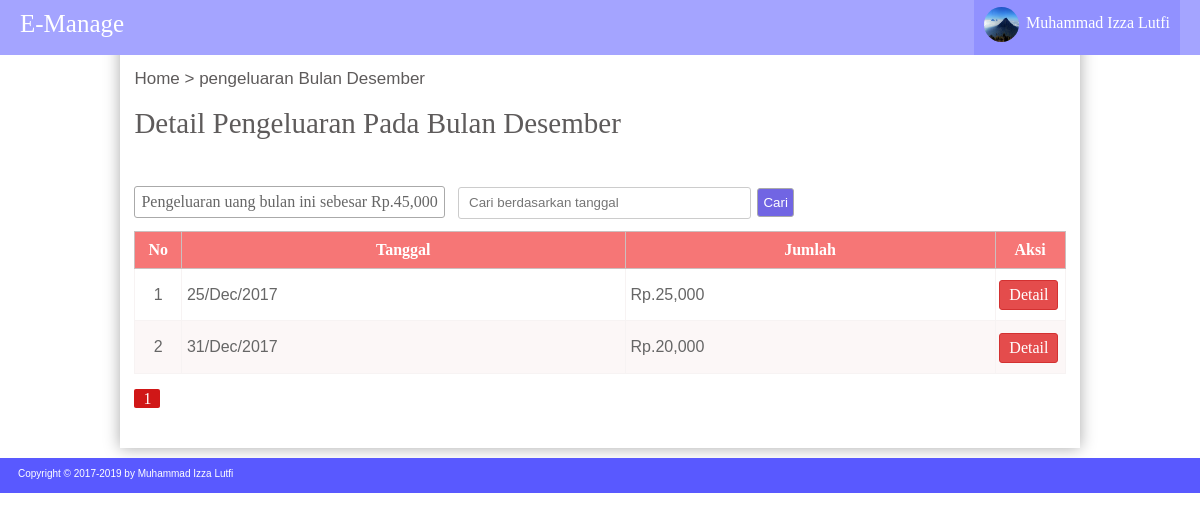
Screenshot of /home/index.php?menu=r_bulan_ini&bln=2017-12-25 (signed in) with the database file from the repository.
### tables this page shows
CREATE TABLE `user` (
  `id_user` int(10) NOT NULL,
  `nama` varchar(50) NOT NULL,
  `alamat` varchar(50) NOT NULL,
  `tgl_lahir` date NOT NULL,
  `foto` varchar(30) NOT NULL,
  `username` varchar(50) NOT NULL,
  `password` varchar(50) NOT NULL
);

CREATE TABLE `penarikan` (
  `id_penarikan` int(10) NOT NULL,
  `id_user` int(10) NOT NULL,
  `tanggal` date NOT NULL,
  `jumlah` int(10) NOT NULL
);

### home/page/r_bulan_ini.php (the view, shortened to what this page needs)
<?php
	$idusr=$data['id_user'];
	$nm_bulan=array(
		'01'=>'Januari','02'=>'Februari','03'=>'Maret','04'=>'April','05'=>'Mei','06'=>'Juni','07'=>'Juli','08'=>'Agustus','09'=>'September','10'=>'Oktober','11'=>'Novemeber','12'=>'Desember'
	);
	$tahun=date("Y", strtotime($_GET['bln']));
	$bulan=date("m", strtotime($_GET['bln']));
	include "../inc/koneksi.php";
	$jmlh=0;
	$qts=mysqli_query($koneksi,"SELECT jumlah FROM penarikan WHERE id_user='$idusr' && MONTH(tanggal)='$bulan' && YEAR(tanggal)='$tahun'");
	while($ts=mysqli_fetch_array($qts)){
		$jmlh=$jmlh+$ts[jumlah];
	}
	$perhal=6;
    $jumlah_record=mysqli_query($koneksi,"SELECT * FROM penarikan WHERE id_user='$idusr' && MONTH(tanggal)='$bulan' && YEAR(tanggal)='$tahun'");
    $jum=mysqli_num_rows($jumlah_record);
    $halaman=ceil($jum / $perhal);
    $page=(isset($_GET['g'])) ? $_GET['g']:1;
    $posisi=($page - 1) * $perhal;
 ?>
<!DOCTYPE html>
<html>
<head>
</head>
<body>
<div class="content-menu">
	<div class="content-menu1">
		<div class="menu-judul1">Home > pengeluaran Bulan <?=$nm_bulan[$bulan];?></div><br><br>
		<div class="ket">Detail Pengeluaran Pada Bulan <?=$nm_bulan[$bulan];?></div>
		<div class="content-tambah">
			<div class="btn-tambah1">Pengeluaran uang bulan ini sebesar Rp.<?=number_format($jmlh);?></div>
			<form action="" method="post" name="cr">
				<input type="text" name="search" placeholder="Cari berdasarkan tanggal">
				<input type="submit" name="cari" value="Cari">
			</form>
		</div>
		<table width="100%">
			<tr>
				<th width="5%">No</th>
				<th>Tanggal</th>
				<th>Jumlah</th>
				<th width="7%">Aksi</th>
			</tr>
			<?php
				$noo=1+$posisi;
				$cari=$_POST['search'];
				$qp=mysqli_query($koneksi,"SELECT * FROM penarikan WHERE id_user='$idusr' && MONTH(tanggal)='$bulan' && YEAR(tanggal)='$tahun' && DAY(tanggal) like '%$cari%' limit $posisi,$perhal");
				while($t=mysqli_fetch_array($qp)){
			 ?>
			<tr bgcolor="<?php if($noo%2){echo "#FFF";}else{echo "#FCF7F7";} ?>">
				<td align="center"><?=$noo++;?></td>
				<td><?=date("d/M/Y", strtotime($t['tanggal']));?></td>
				<td>Rp.<?=number_format($t['jumlah']);?></td>
				<td align="center"><a href="#detail<?=$t['id_penarikan'];?>" class="batal" style="text-decoration: none;">Detail</a></td>
			</tr>
			<?php } ?>
		</table>
		<ul class="paging">
			<?php
				for($x=1;$x<=$halaman;$x++){
			 ?>
			<li><a <?php if($x==$page){echo "class='active-paging'";} ?> href="?menu=r_bulan_ini&bln=<?=$_GET[bln]?>&g=<?=$x;?>"><?=$x;?></a></li>
			<?php } ?>
		</ul>
	</div>
</div>
</body>
</html>

### home/index.php (shortened to what this page needs)
<?php
	include "../inc/koneksi.php";
	$user=$_SESSION['username'];
	$quser=mysqli_query($koneksi,"SELECT * FROM user WHERE username='$user'");
	$data=mysqli_fetch_array($quser);
 ?>
<!DOCTYPE html PUBLIC "-//W3C//DTD XHTML 1.0 Transitional//EN" "http://www.w3.org/TR/xhtml1/DTD/xhtml1-transitional.dtd">
<html xmlns="http://www.w3.org/1999/xhtml">
<head>
<link rel="stylesheet" type="text/css" href="../css/utama.css" />
<link rel="stylesheet" type="text/css" href="../css/profil.css">
<link rel="stylesheet" type="text/css" href="../css/saldo.css">
</head>
<body>
    <div class="header">
        <a href="index.php">
    	<div class="header-font">
        	E-Manage
        </div>
        </a>
        <div class="header-profil">
        	<div class="dropdown">
                <label for="checkbox_toggle"><img name="profile" src="../img/image/<?=$data['foto']?>" /><div class="profil-text"><?php echo $data['nama']; ?></div></label>
            </div>
        </div>
    </div>
    <div class="content">
    	<?php
    		switch ($_GET['menu']) {
                case "r_bulan_ini":
                    include "page/r_bulan_ini.php";
                    break;
    		}
    	 ?>
    </div>
    <div style="clear: both;">
    <div class="footer"><font face="Arial" color="#FFFFFF" size="-2" style="padding-left:1.5%;">Copyright &copy; 2017-<?=date('Y')?> by Muhammad Izza Lutfi</font></div>
</body>
</html>

### css/utama.css (style rules this page uses)
body { background:#FFF; padding:0; margin:0; }
.header { width:100%; height:55px; position: fixed; background:#A4A4FF; }
.header-font { font-family:Arial Narrow; font-size:25px; color:#FFF; float:left; padding:10px 0px 0px 20px; }
.header-profil { width:auto; height:55px; float:right; margin-right:20px; }
.dropdown { position:relative; display:inline-block; font-size:16px; color:#FFF; }
label { box-sizing:border-box; display: inline-block; width:100%; background:#9191FF; height:55px; cursor:pointer; padding:0px 10px 0px 10px; }
.profil-text { padding-top:14px; font-family:Arial Narrow; float:left; padding-left:7px; }
img[name="profile"] { border-radius:100%; width:35px; height:35px; margin-top:7px; float:left; }
.content { width:80%; padding-top: 50px; margin:0 auto; padding-bottom: 2%; background:#FFF; box-shadow: 0 0 15px #aaa; height:auto; margin-bottom: 10px; }
.footer { width:100%; height:25px; margin-bottom:0%; background:#5959FF; padding-top:10px; }
@media screen and (min-width: 769px) { .header { z-index: 99999; } }

### css/saldo.css (style rules this page uses)
.content-menu { width: 97%; height: auto; border: 0px solid rgba(233,233,233,0.7); margin:0 auto; }
.content-menu1 { margin-top: 2%; }
.menu-judul1 { font-family: Arial; font-size: 17px; color: #5E5B5B; display: inline-block; }
.ket { font-family: Arial Narrow; font-size: 29px; color: #5E5B5B; }
.content-tambah { width: 100%; height: 35px; margin-top: 5%; }
.btn-tambah1 { padding: 6px; border: 1px solid#aaa; margin-right: 1%; color: #666; margin-bottom: 2%; border-radius: 3px; display: inline-block; font-family: Arial Narrow; }
form[name="cr"] { display: inline; width: 100%; position: relative; }
input[name="search"] { width: 30%; color: #666; border-radius: 3px; height: 28px; border: 1px solid#CCC; padding-left: 10px; }
input[name="cari"] { padding:6px 5px 6px 5px; border-radius: 3px; margin-left: 2px; color: #FFF; background: #7165E3; border: 1px solid#aaa; }
table { border-collapse: collapse; margin-top: 10px; }
table th { padding: 9px; border: 1px solid#CBBFBF; font-family: Arial Narrow; background:#F67676; color: #fff; }
table td { padding: 10px 5px 10px 5px; font-family: Arial; border: 1px solid#F7F3F3; color: #666; }
.batal { padding: 5px 9px 5px 9px; margin-right: 2%; margin-top: 2%; font-family: Arial Narrow; color: #fff; float: right; border: 1px solid#D33131; border-radius: 3px; background: #E44C4C; }
.paging { padding-left: 0px; }
.paging li { list-style: none; display: inline; margin-right: 0.5%; background: #E06A6A; border-radius: 2px; }
.paging li a { text-decoration: none; padding: 1px 9px 1px 9px; color: #fff; }
.active-paging { color: #FFF; padding: 7px; background: #D01717; border-radius: 2px; }
a { text-decoration: none; }

### rows the page displays
user: foto (picture), nama "Muhammad Izza Lutfi"
penarikan: tanggal "25/Dec/2017", jumlah "25,000"
penarikan: tanggal "31/Dec/2017", jumlah "20,000"

### other values shown
$nm_bulan[$bulan] "Desember"
$jmlh "45,000"
